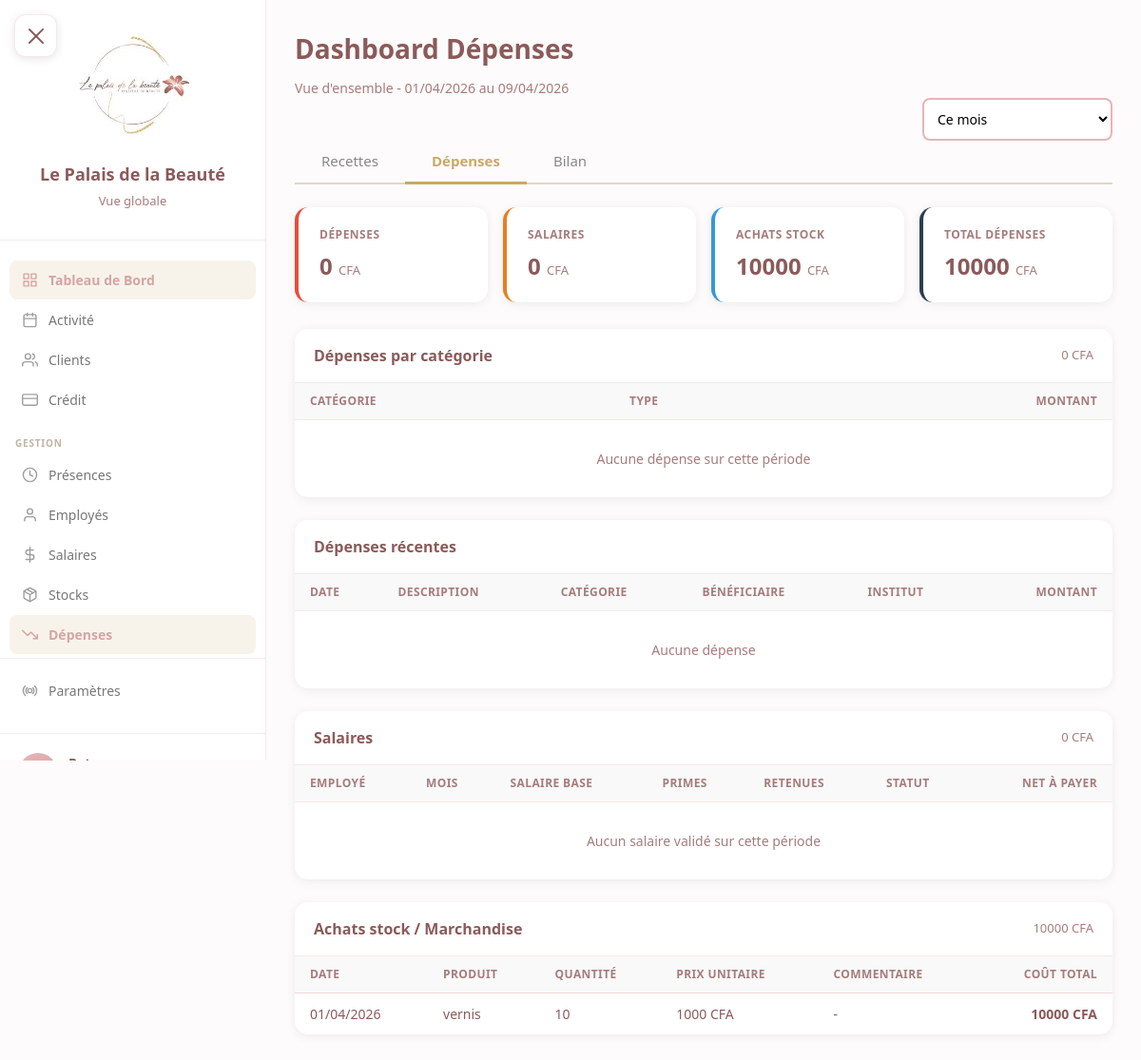
Page /dashboard/depenses/ (signed in) on the earlier database version.
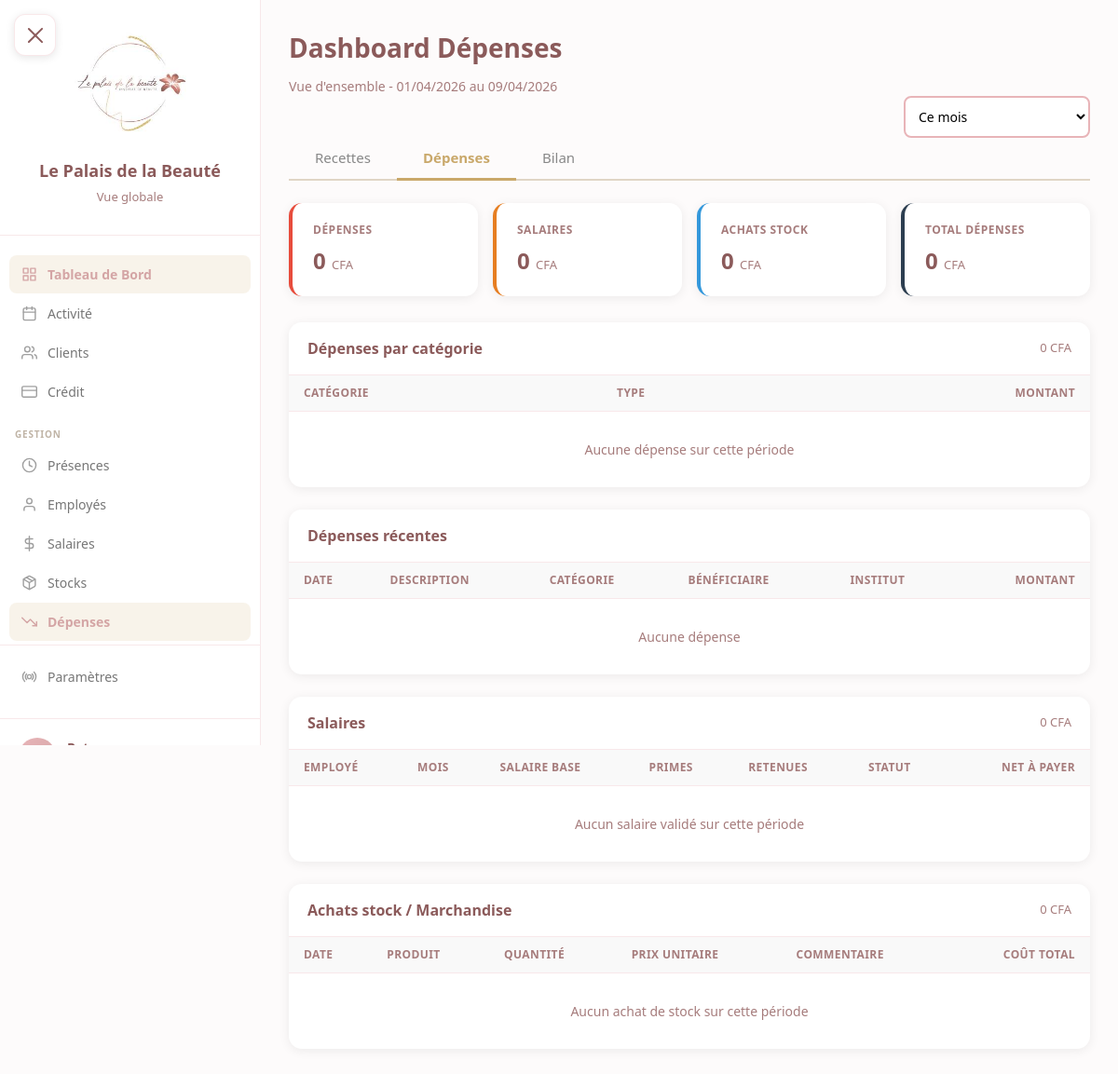
Same page on the later database version.
### core/models.py (models this page shows, shortened)
class MouvementStock(models.Model):
    TYPE_CHOICES = [
        ('entree', 'Entrée'),
        ('sortie', 'Sortie'),
        ('inventaire', 'Inventaire'),
        ('perte', 'Perte/Casse'),
    ]
    produit = models.ForeignKey(Produit, on_delete=models.CASCADE, related_name='mouvements')
    type_mouvement = models.CharField(max_length=20, choices=TYPE_CHOICES)
    quantite = models.IntegerField()
    quantite_avant = models.IntegerField(default=0)
    quantite_apres = models.IntegerField(default=0)
    prix_unitaire = models.IntegerField(default=0, validators=[MinValueValidator(0)])
    commentaire = models.TextField(blank=True, null=True)
    institut = models.ForeignKey('Institut', on_delete=models.SET_NULL, null=True, blank=True, related_name='mouvements_stock')
    cree_par = models.ForeignKey('Utilisateur', on_delete=models.SET_NULL, null=True)
    date_creation = models.DateTimeField(auto_now_add=True)
    class Meta:
        verbose_name = "Mouvement de stock"
        verbose_name_plural = "Mouvements de stock"
        ordering = ['-date_creation']

class Produit(models.Model):
    nom = models.CharField(max_length=200)
    reference = models.CharField(max_length=100, blank=True, default='')
    categorie = models.ForeignKey(
        CategorieProduit, on_delete=models.PROTECT,
        null=True, blank=True, related_name='produits'
    )
    unite = models.ForeignKey(
        UniteMesure, on_delete=models.PROTECT,
        null=True, blank=True, related_name='produits'
    )
    fournisseur = models.ForeignKey(
        Fournisseur, on_delete=models.SET_NULL,
        null=True, blank=True, related_name='produits'
    )
    prix_achat = models.IntegerField(default=0, validators=[MinValueValidator(0)])
    prix_vente = models.IntegerField(default=0, validators=[MinValueValidator(0)], help_text="0 si non vendu aux clients")
    stock_actuel = models.IntegerField(default=0)
    stock_minimum = models.IntegerField(default=0, validators=[MinValueValidator(0)])
    actif = models.BooleanField(default=True)
    date_creation = models.DateTimeField(auto_now_add=True)
    class Meta:
        verbose_name = "Produit"
        verbose_name_plural = "Produits"
        ordering = ['categorie__nom', 'nom']

### dashboard/views.py (the view, shortened to what this page needs)
# urls.py: path('depenses/', views.dashboard_depenses, name='depenses'),
@login_required
@role_required(['patron'])
def dashboard_depenses(request):
    from django.db.models import F, ExpressionWrapper, IntegerField as DjIntField
    today = timezone.now().date()
    periode = request.GET.get('periode', 'mois')
    if periode == 'jour':
        date_debut = today
        date_fin = today
    elif periode == 'semaine':
        date_debut = today - timedelta(days=today.weekday())
        date_fin = today
    elif periode == 'mois':
        date_debut = today.replace(day=1)
        date_fin = today
    elif periode == 'annee':
        date_debut = today.replace(month=1, day=1)
        date_fin = today
    else:
        date_debut = today.replace(day=1)
        date_fin = today
    depenses_qs = Depense.objects.filter(
        date__gte=date_debut, date__lte=date_fin
    ).select_related('categorie', 'institut')
    total_depenses = depenses_qs.aggregate(s=Sum('montant'))['s'] or 0
    depenses_par_cat = list(
        depenses_qs.values('categorie__nom', 'categorie__type')
        .annotate(total=Sum('montant'))
        .order_by('-total')
    )
    depenses_recentes = depenses_qs.order_by('-date', '-date_creation')[:20]
    salaires_qs = CalculSalaire.objects.filter(
        mois__gte=date_debut,
        mois__lte=date_fin,
        statut__in=['valide', 'paye']
    ).select_related('employe')
    total_salaires = salaires_qs.aggregate(s=Sum('net_a_payer'))['s'] or 0
    salaires_liste = list(salaires_qs.order_by('-mois', 'employe__nom'))
    achats_qs = MouvementStock.objects.filter(
        type_mouvement='entree',
        date_creation__date__gte=date_debut,
        date_creation__date__lte=date_fin,
        prix_unitaire__gt=0
    ).select_related('produit')
    total_achats_stock = sum(m.quantite * m.prix_unitaire for m in achats_qs)
    achats_liste = list(achats_qs.order_by('-date_creation')[:20])
    total_global = total_depenses + total_salaires + total_achats_stock
    context = {
        'periode': periode,
        'date_debut': date_debut,
        'date_fin': date_fin,
        'date_debut_custom': date_debut.isoformat() if periode == 'personnalisee' else '',
        'date_fin_custom': date_fin.isoformat() if periode == 'personnalisee' else '',
        'mois_custom': date_debut.strftime('%Y-%m') if periode == 'mois_custom' else today.replace(day=1).strftime('%Y-%m'),
        'total_depenses': total_depenses,
        'total_salaires': total_salaires,
        'total_achats_stock': total_achats_stock,
        'total_global': total_global,
        'depenses_par_cat': depenses_par_cat,
        'depenses_recentes': depenses_recentes,
        'salaires_liste': salaires_liste,
        'achats_liste': achats_liste,
    }
    return render(request, 'dashboard/depenses.html', context)

### core/models.py (called while the page is built)
    def is_patron(self):
        return self.role == 'patron'

### templates/dashboard/depenses.html (shortened to what the changed rows need)
{% extends "base.html" %}
{% block content %}
<div class="dashboard-header">
    <div>
        <h1 class="page-title">Dashboard Dépenses</h1>
    </div>
</div>
<div class="kpi-grid">
    <div class="kpi-card info">
        <div class="kpi-label">Achats stock</div>
        <div class="kpi-value">{{ total_achats_stock|floatformat:0 }} <span class="kpi-unit">CFA</span></div>
    </div>
    <div class="kpi-card dark">
        <div class="kpi-label">Total dépenses</div>
        <div class="kpi-value">{{ total_global|floatformat:0 }} <span class="kpi-unit">CFA</span></div>
    </div>
</div>
<div class="section-card">
    <div class="section-body">
        <table class="dep-table">
            <thead>
                <tr>
                    <th>Catégorie</th>
                    <th>Type</th>
                    <th class="amount">Montant</th>
                </tr>
            </thead>
        </table>
    </div>
</div>
<div class="section-card">
    <div class="section-body" style="overflow-x:auto;">
        <table class="dep-table">
            <thead>
                <tr>
                    <th>Date</th>
                    <th>Description</th>
                    <th>Catégorie</th>
                    <th>Bénéficiaire</th>
                    <th>Institut</th>
                    <th class="amount">Montant</th>
                </tr>
            </thead>
        </table>
    </div>
</div>
<div class="section-card">
    <div class="section-body" style="overflow-x:auto;">
        <table class="dep-table">
            <thead>
                <tr>
                    <th>Employé</th>
                    <th>Mois</th>
                    <th>Salaire base</th>
                    <th>Primes</th>
                    <th>Retenues</th>
                    <th>Statut</th>
                    <th class="amount">Net à payer</th>
                </tr>
            </thead>
        </table>
    </div>
</div>
<div class="section-card">
    <div class="section-header">
        Achats stock / Marchandise
        <span style="margin-left:auto;font-size:13px;font-weight:400;color:var(--text-light);">{{ total_achats_stock|floatformat:0 }} CFA</span>
    </div>
    <div class="section-body" style="overflow-x:auto;">
        <table class="dep-table">
            <thead>
                <tr>
                    <th>Date</th>
                    <th>Produit</th>
                    <th>Quantité</th>
                    <th>Prix unitaire</th>
                    <th>Commentaire</th>
                    <th class="amount">Coût total</th>
                </tr>
            </thead>
            <tbody>
                {% for achat in achats_liste %}
                <tr>
                    <td>{{ achat.date_creation|date:"d/m/Y" }}</td>
                    <td>{{ achat.produit.nom }}</td>
                    <td>{{ achat.quantite }}</td>
                    <td>{{ achat.prix_unitaire|floatformat:0 }} CFA</td>
                    <td>{{ achat.commentaire|default:"-"|truncatechars:40 }}</td>
                    <td class="amount">{% widthratio achat.quantite 1 achat.prix_unitaire %} CFA</td>
                </tr>
                {% empty %}
                <tr class="empty-row"><td colspan="6">Aucun achat de stock sur cette période</td></tr>
                {% endfor %}
            </tbody>
        </table>
    </div>
</div>
{% endblock %}

Differences in the rows shown:
removed MouvementStock: date_creation "01/04/2026", produit.nom "vernis", quantite "10", prix_unitaire "1000", commentaire "-", quantite+prix_unitaire "10000"
Other differences:
{{ total_achats_stock|floatformat:0 }}: "10000" → "0"
{{ total_global|floatformat:0 }}: "10000" → "0"
text now shown: "Aucun achat de stock sur cette période"
